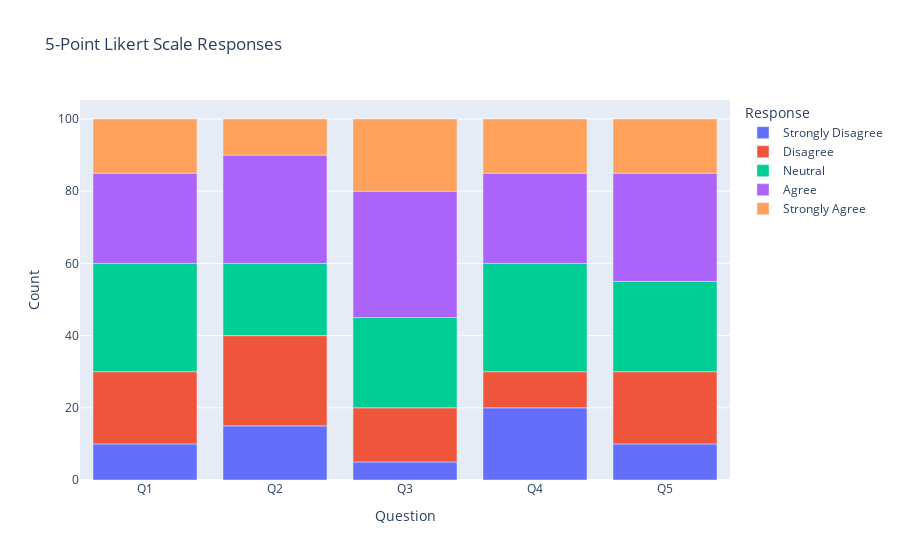

Notebook code for this chart:
### Code cell
# Create the stacked bar chart
fig = px.bar(df_melted, x='Question', y='Count', color='Response', title='5-Point Likert Scale Responses')
fig

### Figure 1 — Plotly figure (JSON) as saved in the notebook; plotly's stock layout.template omitted (floating-point values rounded to 4 significant figures)
{"data": [{"alignmentgroup": "True", "hovertemplate": "Response=Strongly Disagree<br>Question=%{x}<br>Count=%{y}<extra></extra>", "legendgroup": "Strongly Disagree", "marker": {"color": "#636efa", "pattern": {"shape": ""}}, "name": "Strongly Disagree", "offsetgroup": "Strongly Disagree", "orientation": "v", "showlegend": true, "textposition": "auto", "type": "bar", "x": ["Q1", "Q2", "Q3", "Q4", "Q5"], "xaxis": "x", "y": [10, 15, 5, 20, 10], "yaxis": "y"}, {"alignmentgroup": "True", "hovertemplate": "Response=Disagree<br>Question=%{x}<br>Count=%{y}<extra></extra>", "legendgroup": "Disagree", "marker": {"color": "#EF553B", "pattern": {"shape": ""}}, "name": "Disagree", "offsetgroup": "Disagree", "orientation": "v", "showlegend": true, "textposition": "auto", "type": "bar", "x": ["Q1", "Q2", "Q3", "Q4", "Q5"], "xaxis": "x", "y": [20, 25, 15, 10, 20], "yaxis": "y"}, {"alignmentgroup": "True", "hovertemplate": "Response=Neutral<br>Question=%{x}<br>Count=%{y}<extra></extra>", "legendgroup": "Neutral", "marker": {"color": "#00cc96", "pattern": {"shape": ""}}, "name": "Neutral", "offsetgroup": "Neutral", "orientation": "v", "showlegend": true, "textposition": "auto", "type": "bar", "x": ["Q1", "Q2", "Q3", "Q4", "Q5"], "xaxis": "x", "y": [30, 20, 25, 30, 25], "yaxis": "y"}, {"alignmentgroup": "True", "hovertemplate": "Response=Agree<br>Question=%{x}<br>Count=%{y}<extra></extra>", "legendgroup": "Agree", "marker": {"color": "#ab63fa", "pattern": {"shape": ""}}, "name": "Agree", "offsetgroup": "Agree", "orientation": "v", "showlegend": true, "textposition": "auto", "type": "bar", "x": ["Q1", "Q2", "Q3", "Q4", "Q5"], "xaxis": "x", "y": [25, 30, 35, 25, 30], "yaxis": "y"}, {"alignmentgroup": "True", "hovertemplate": "Response=Strongly Agree<br>Question=%{x}<br>Count=%{y}<extra></extra>", "legendgroup": "Strongly Agree", "marker": {"color": "#FFA15A", "pattern": {"shape": ""}}, "name": "Strongly Agree", "offsetgroup": "Strongly Agree", "orientation": "v", "showlegend": true, "textposition": "auto", "type": "bar", "x": ["Q1", "Q2", "Q3", "Q4", "Q5"], "xaxis": "x", "y": [15, 10, 20, 15, 15], "yaxis": "y"}], "layout": {"barmode": "relative", "legend": {"title": {"text": "Response"}, "tracegroupgap": 0}, "title": {"text": "5-Point Likert Scale Responses"}, "xaxis": {"anchor": "y", "domain": [0, 1], "title": {"text": "Question"}}, "yaxis": {"anchor": "x", "domain": [0, 1], "title": {"text": "Count"}}}}
